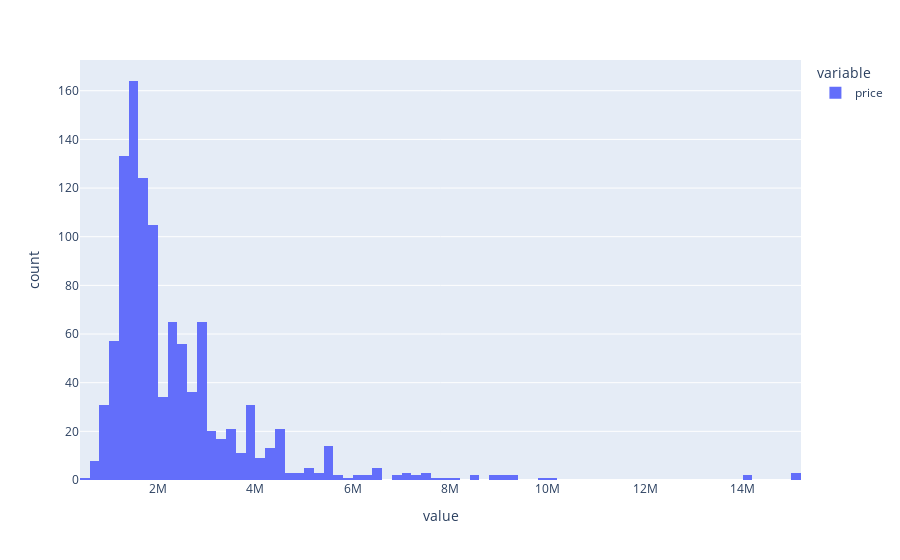

The notebook cell this image was saved under:
### Markdown cell above
### Response Variable

### Code cell
px.histogram( df4['price'] )

### Figure 1 — Plotly figure (JSON) as saved in the notebook; plotly's stock layout.template omitted (floating-point values rounded to 4 significant figures; data arrays with more than 128 entries replaced by an {"elided": "..."} marker saying what was removed)
{"data": [{"alignmentgroup": "True", "bingroup": "x", "hovertemplate": "variable=price<br>value=%{x}<br>count=%{y}<extra></extra>", "legendgroup": "price", "marker": {"color": "#636efa"}, "name": "price", "offsetgroup": "price", "orientation": "v", "showlegend": true, "type": "histogram", "x": {"elided": "1090 int values"}, "xaxis": "x", "yaxis": "y"}], "layout": {"barmode": "relative", "legend": {"title": {"text": "variable"}, "tracegroupgap": 0}, "margin": {"t": 60}, "xaxis": {"anchor": "y", "domain": [0, 1], "title": {"text": "value"}}, "yaxis": {"anchor": "x", "domain": [0, 1], "title": {"text": "count"}}}}
